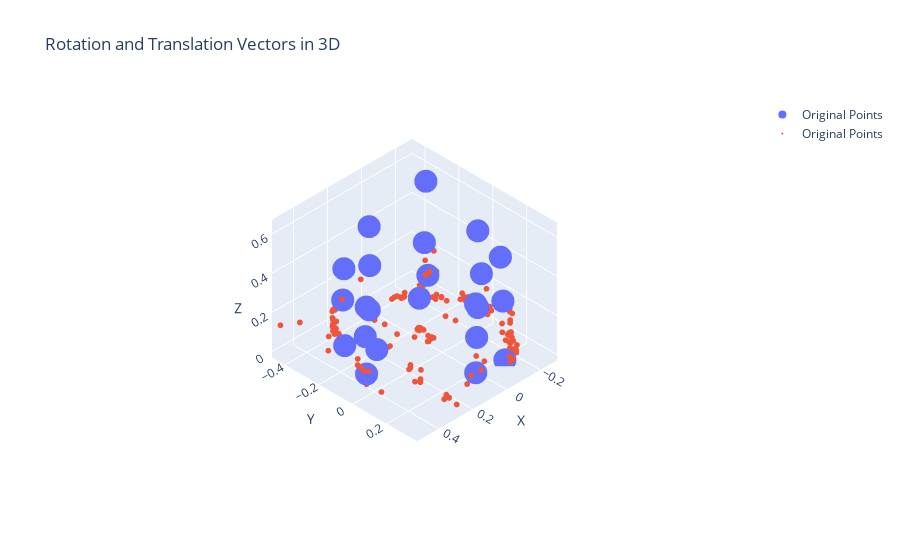

The cell this chart's notebook holds for it:
### Code cell
import plotly.graph_objs as go

# Create a 3D scatter plot
fig = go.Figure(data=[go.Scatter3d(x=cameras['wcx'], y=cameras['wcy'],
                z=cameras['wcz'], mode='markers', name='Original Points'),
    go.Scatter3d(x=points['x'], y=points['y'],
                 z=points['z'], mode='markers', name='Original Points', marker=dict(size=2))])

# Add labels to the plot
fig.update_layout(scene=dict(xaxis_title='X', yaxis_title='Y', zaxis_title='Z'),
                  title='Rotation and Translation Vectors in 3D')
fig.layout.scene.camera.projection.type = "orthographic"
fig.show()

### Figure 1 — Plotly figure (JSON) as saved in the notebook; plotly's stock layout.template omitted (floating-point values rounded to 4 significant figures; data arrays with more than 128 entries replaced by an {"elided": "..."} marker saying what was removed)
{"data": [{"mode": "markers", "name": "Original Points", "type": "scatter3d", "x": [0.2839, 0.3115, 0.3383, 0.4224, 0.4315, 0.423, 0.3394, 0.3971, 0.1085, 0.1148, 0.1159, -0.1238, -0.1291, -0.1259, -0.2275, -0.2308, -0.222, -0.1421, -0.143, -0.151, 0.08551, 0.0761, 0.09186], "y": [-0.2988, -0.2782, -0.2397, -0.02879, -0.02554, -0.02612, 0.2012, 0.008528, 0.302, 0.3145, 0.3102, 0.216, 0.2252, 0.2403, -0.02118, -0.002963, -0.01595, -0.2417, -0.2516, -0.2389, -0.3486, -0.3545, -0.3416], "z": [0.3909, 0.2554, 0.05536, 0.3999, 0.255, 0.05965, 0.5183, 0.1889, 0.4244, 0.2625, 0.08056, 0.5038, 0.2814, -0.00937, 0.4676, 0.2563, 0.08131, 0.6532, 0.3344, 0.1699, 0.4818, 0.2754, 0.06358]}, {"marker": {"size": 2}, "mode": "markers", "name": "Original Points", "type": "scatter3d", "x": {"elided": "200 float values"}, "y": {"elided": "200 float values"}, "z": {"elided": "200 float values"}}], "layout": {"scene": {"camera": {"projection": {"type": "orthographic"}}, "xaxis": {"title": {"text": "X"}}, "yaxis": {"title": {"text": "Y"}}, "zaxis": {"title": {"text": "Z"}}}, "title": {"text": "Rotation and Translation Vectors in 3D"}}}
